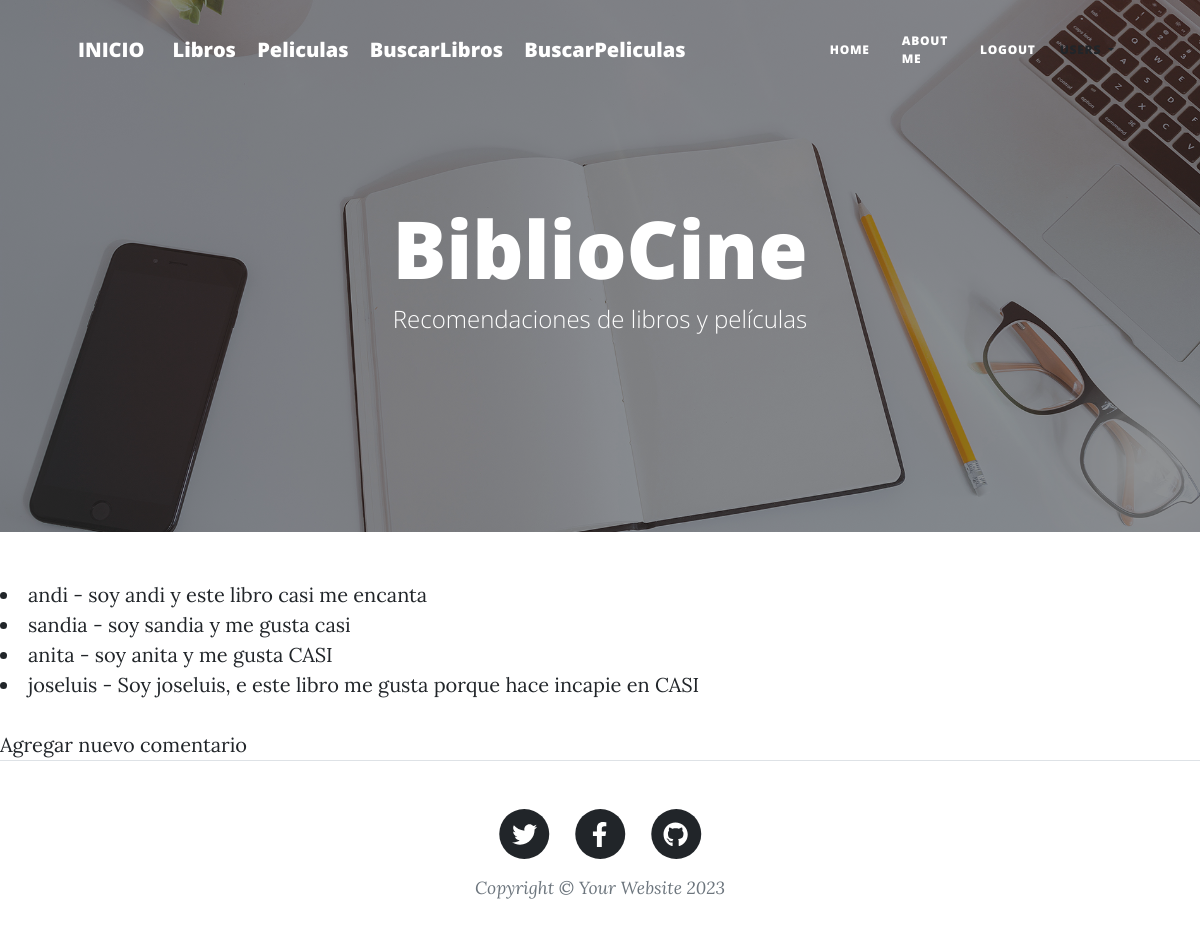
The app's page /AppBiblioCine/leerComentarioLibros/3, older data.
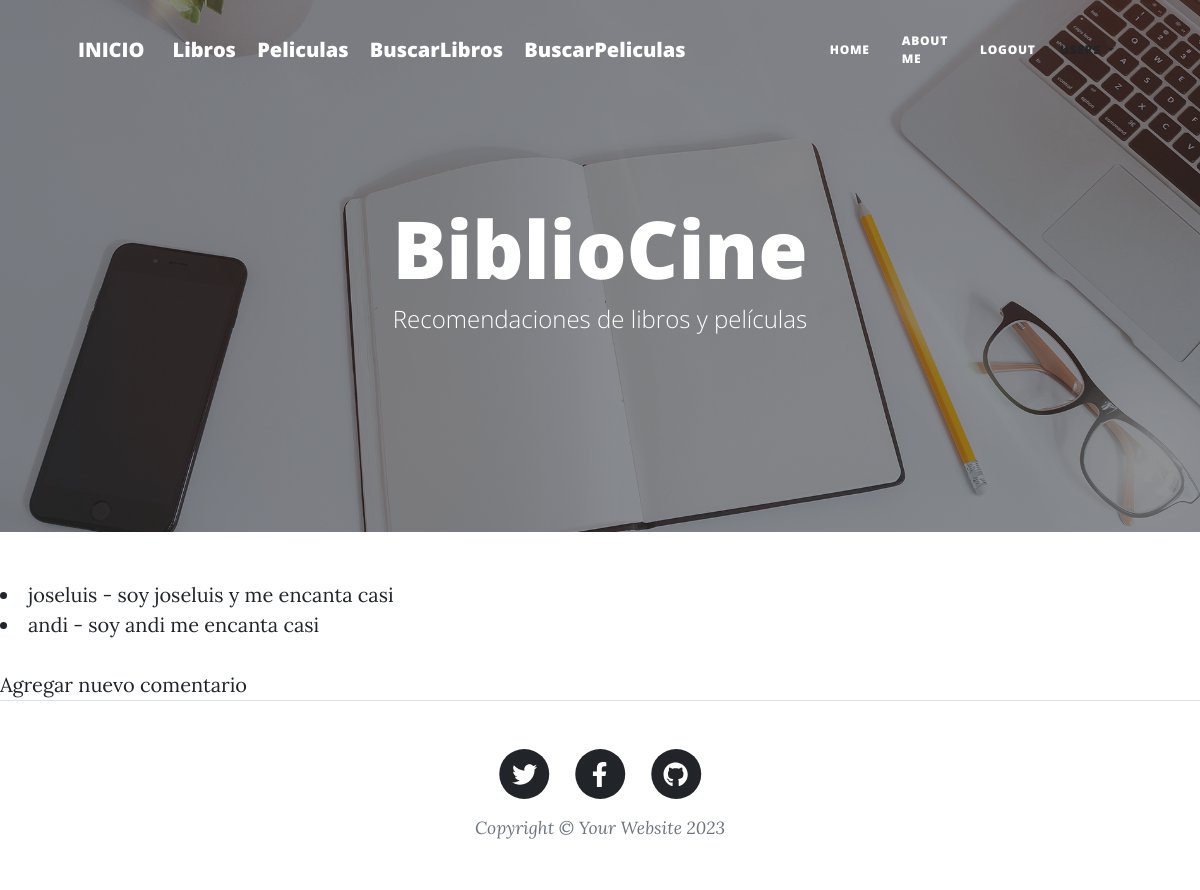
The same page, newer data.
### AppBiblioCine/models.py (models this page shows)
class ComentarioLibro(models.Model):
    libro = models.ForeignKey(Libro, related_name='comentariosLibros', on_delete=models.CASCADE, null=True)
    nombre = models.ForeignKey(User,blank=False,null=True,on_delete=models.CASCADE, verbose_name="nombre")
    comentario = models.TextField(null=True, blank=True)
    fechaComentario = models.DateTimeField(auto_now_add=True)
    class Meta:
        ordering = ['-fechaComentario']
    def __str__(self):
        return '%s - %s' % (self.nombre, self.comentario)

### AppBiblioCine/views.py (the view)
# urls.py: path( 'leerComentarioLibros/<id>', views.leerComentarioLibros, name='LeerComentarioLibros'),
def leerComentarioLibros(request, id):
    libro = get_object_or_404(Libro, id=id)
    comentarios = ComentarioLibro.objects.all()
    comentarios = ComentarioLibro.objects.filter(libro__id=id)
    contexto = {"libro": libro, "comentarios":comentarios}
    print(comentarios)
    return render(request, "AppBiblioCine/leerComentariosLibros.html", contexto)

### templates/AppBiblioCine/leerComentariosLibros.html (shortened to what this page needs)
{% extends 'AppAdministracion/padre.html' %}
{% load static %}
{% block CAMBIOS %}
    <!DOCTYPE html>
    <html lang="en">
    <head>
    </head>
    <body>
        {% for c in comentarios %}
            <li>{{c}}</li>
        {% endfor %}
        <br>
        <a href="{% url 'ComentarioLibros' libro.id %}">Agregar nuevo comentario</a>
    </body>
    </html>
{% endblock %}

Row changes from the older to the newer data that the page shows:
removed ComentarioLibro: nombre+comentario "andi - soy andi y este libro casi me encanta"
removed ComentarioLibro: nombre+comentario "sandia - soy sandia y me gusta casi"
removed ComentarioLibro: nombre+comentario "anita - soy anita y me gusta CASI"
removed ComentarioLibro: nombre+comentario "joseluis - Soy joseluis, e este libro me gusta porque hace incapie en CASI"
added ComentarioLibro: nombre+comentario "joseluis - soy joseluis y me encanta casi"
added ComentarioLibro: nombre+comentario "andi - soy andi me encanta casi"
